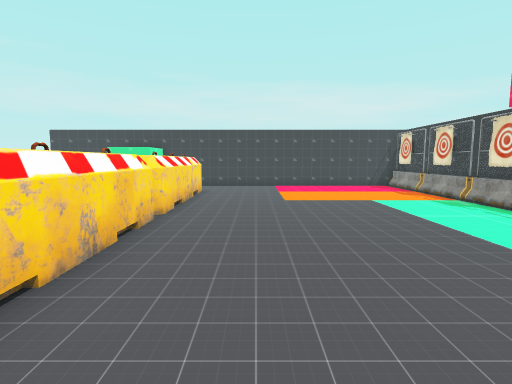
view 1 (above)

15 first-person views from a walk through a 3-D level made in the Godot game engine. The camera is 1.4 m above the floor, tilts 6° down and sees 80° across. The floor is counted in squares, 1 m on a side. Each view is taken from the middle of a square. On the plan, view 1 faces up. The plan holds only what a view shows up to about 14 squares ahead; the rest is blank.

view 2
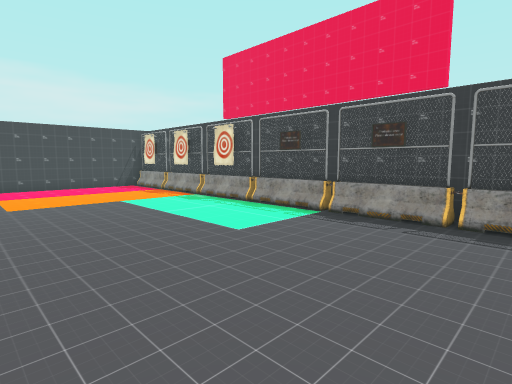

view 3
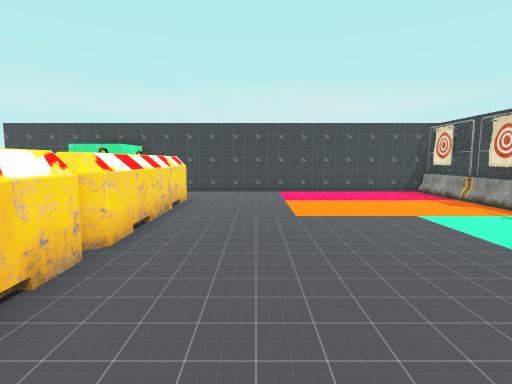

view 4
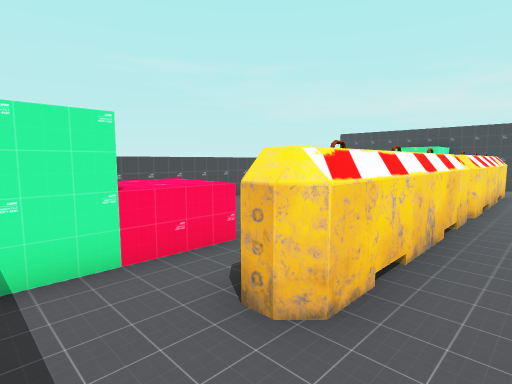

view 5
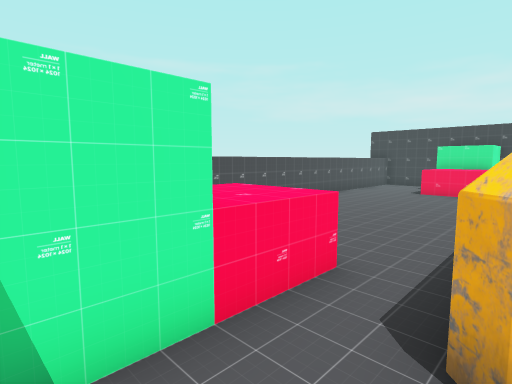

view 6
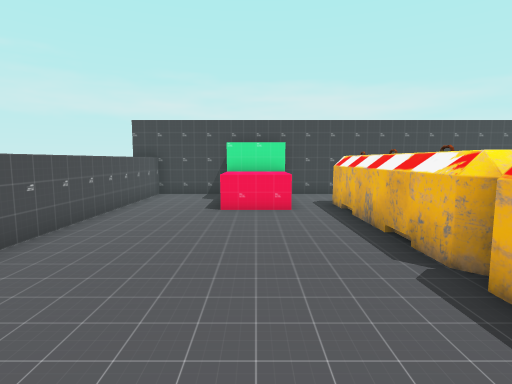

view 7
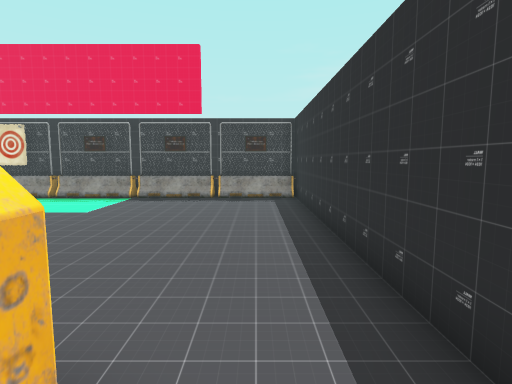

view 8
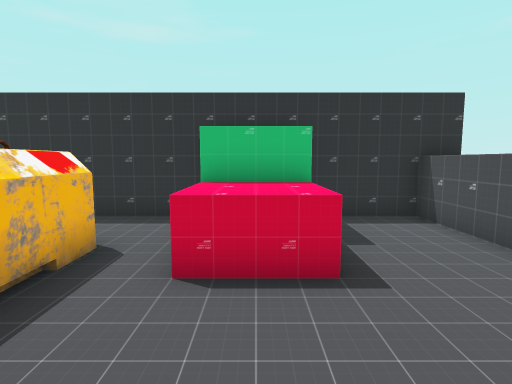

view 9
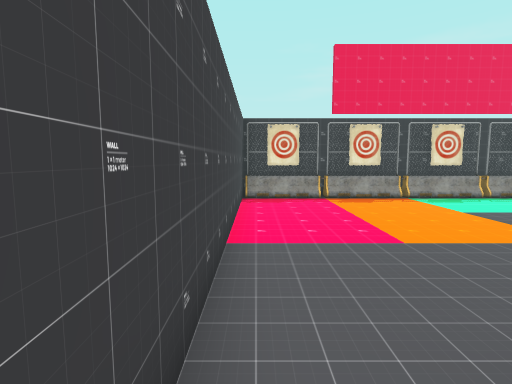

view 10
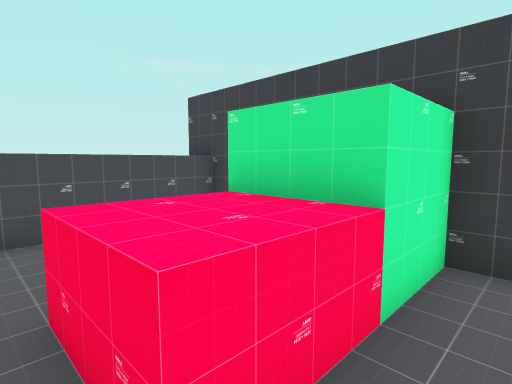

view 11
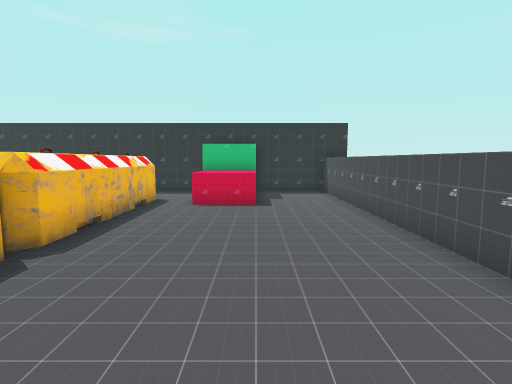

view 12
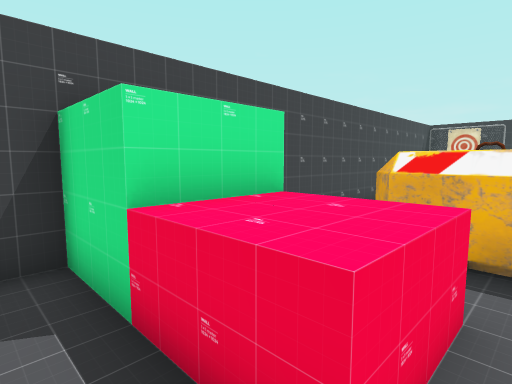

view 13
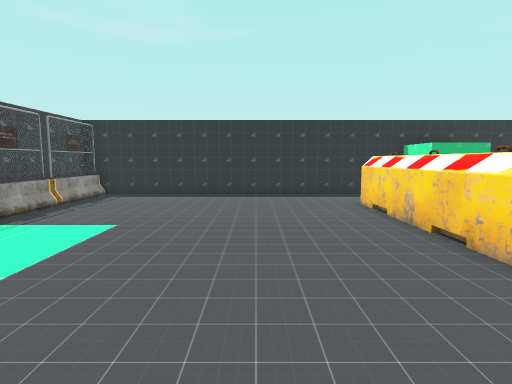

view 14
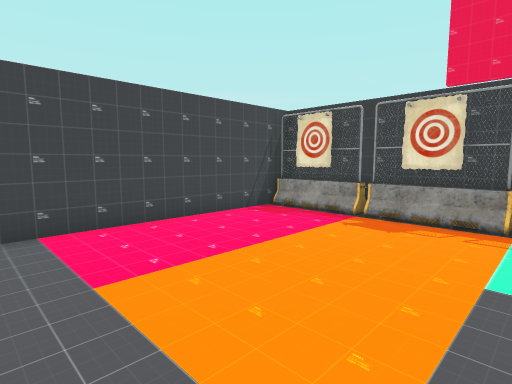

view 15
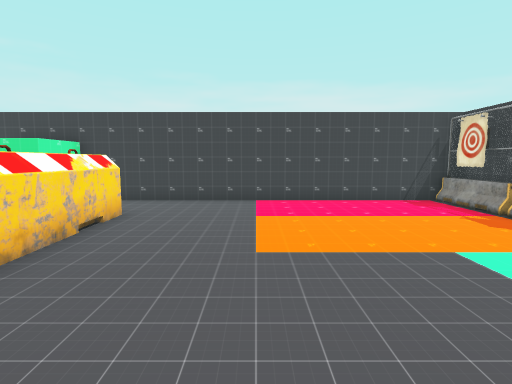

### Floor plan
Key: @ floor where view 1 was taken; # wall or solid block; . floor; / step, stairs or slope; ^ raised ledge.
Columns run from 11 left of view 1 to 8 right of it. Each row starts with its distance up from view 1.
 17 ^#### ##############
 16  ^..###............#
 15  ^..###............#
 14  ^..^^^.^..........#
 13  ^..^^^.^..........#
 12  ^......^..........#
 11  ^......^..........#
 10  ^......^..........#
  9  ^......^..........#
  8  ^......^........./#
  7  ^......^........./#
  6  ^......^........./#
  5  ^......^........./#
  4  ^......^........./#
  3  ^......^........./#
  2  ^..^^^.^........./#
  1  ^..^^^.^........./#
  0  ^..###....@....../#
 -1  ^..# #.........../#
 -2 ^#### ##############

Where each view was taken, in squares from view 1:
view 1: 0 up, 0 right, facing up
view 2: 0 up, 0 right, facing up-right
view 3: 3 up, 0 right, facing up
view 4: 1 down, 1 left, facing up-left
view 5: 1 down, 3 left, facing up-left
view 6: 4 up, 6 left, facing up
view 7: 0 up, 4 left, facing right
view 8: 6 up, 6 left, facing down
view 9: 16 up, 4 left, facing right
view 10: 12 up, 4 left, facing up-left
view 11: 12 up, 7 left, facing down
view 12: 12 up, 8 left, facing up-right
view 13: 11 up, 1 right, facing down
view 14: 10 up, 0 right, facing up-right
view 15: 6 up, 1 right, facing up
